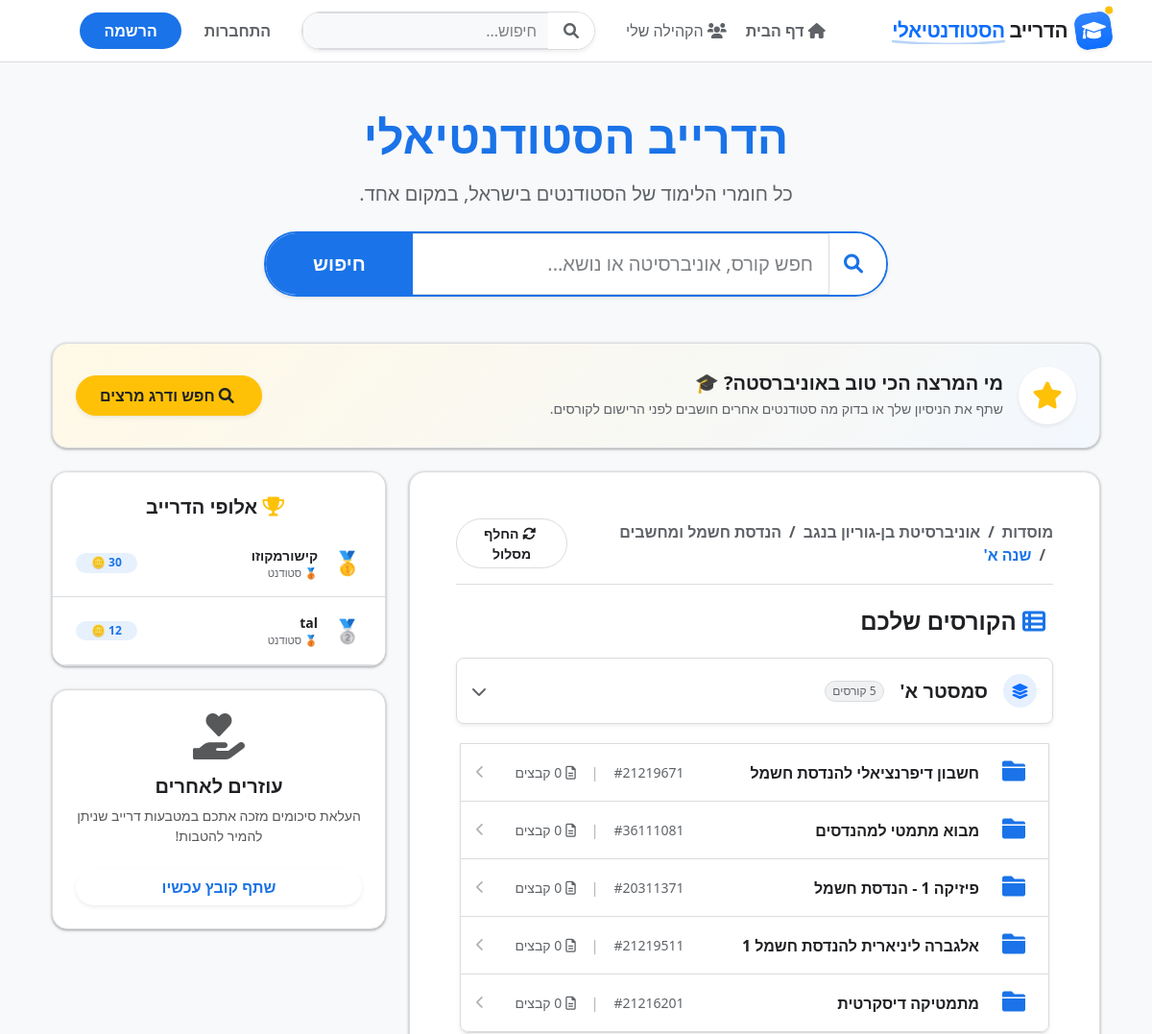
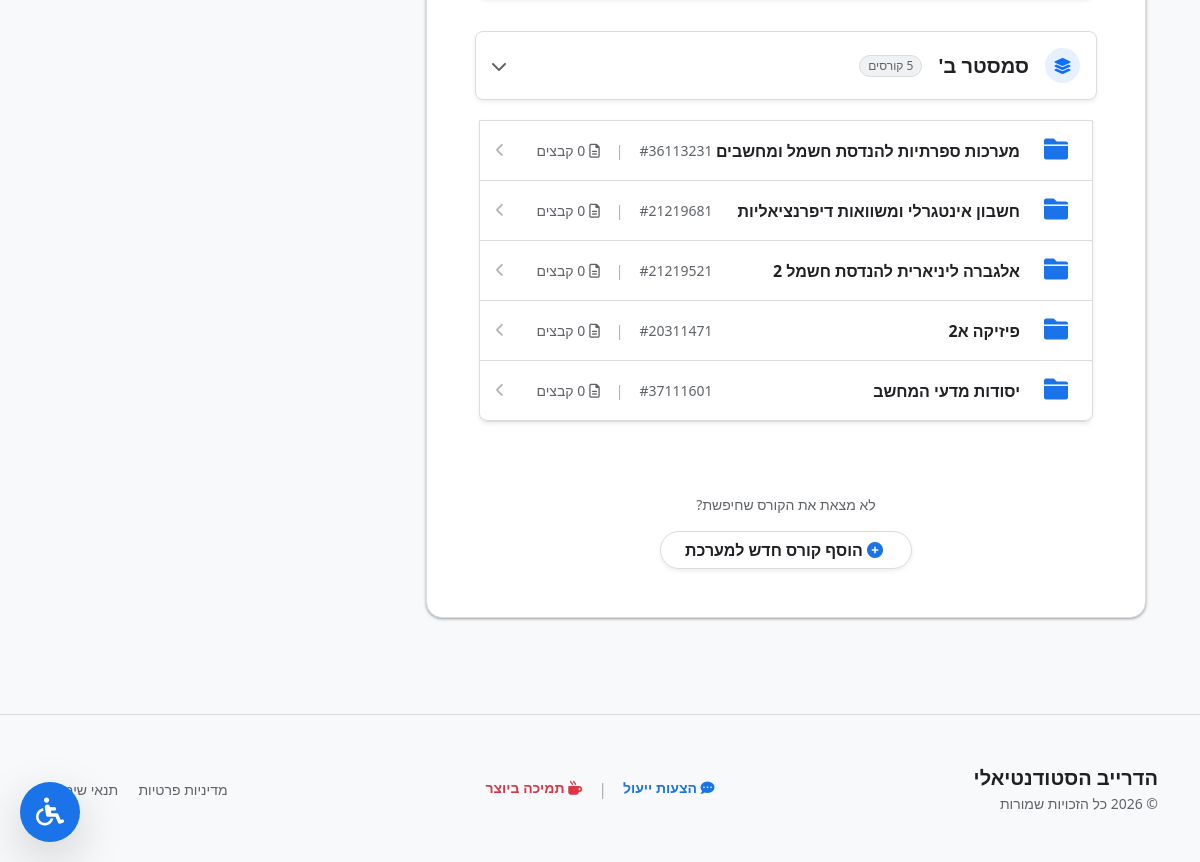
The app's page /?university=2&major=1&year=1, older data (2 pictures, top to bottom).
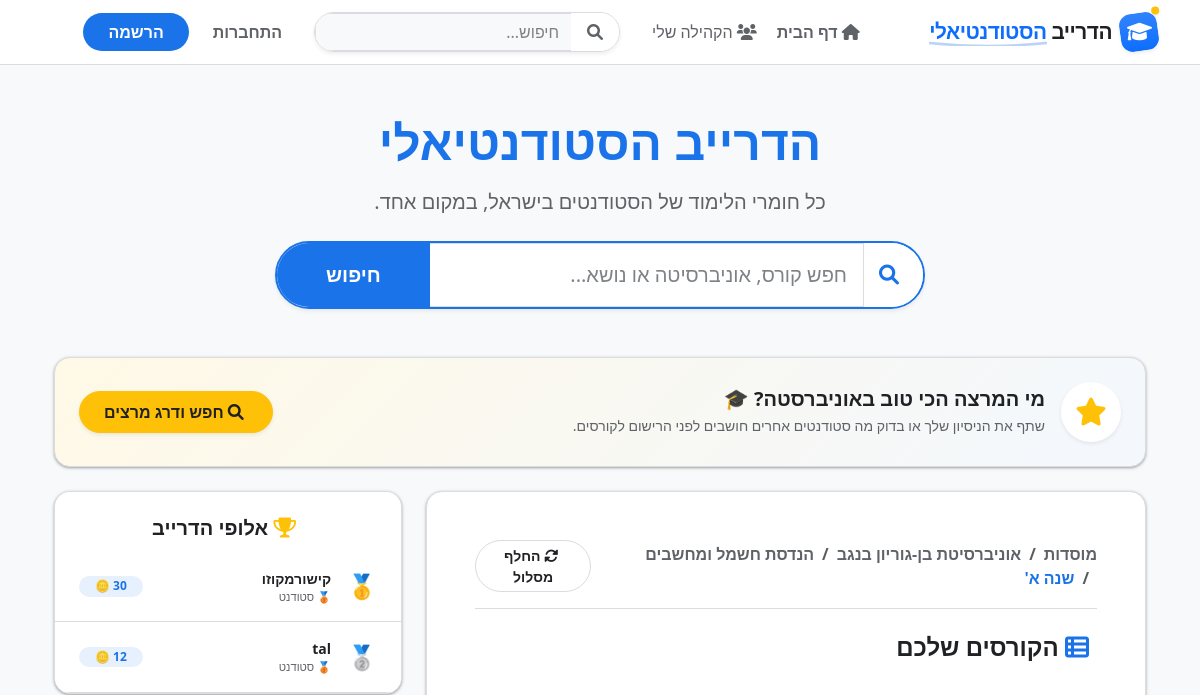
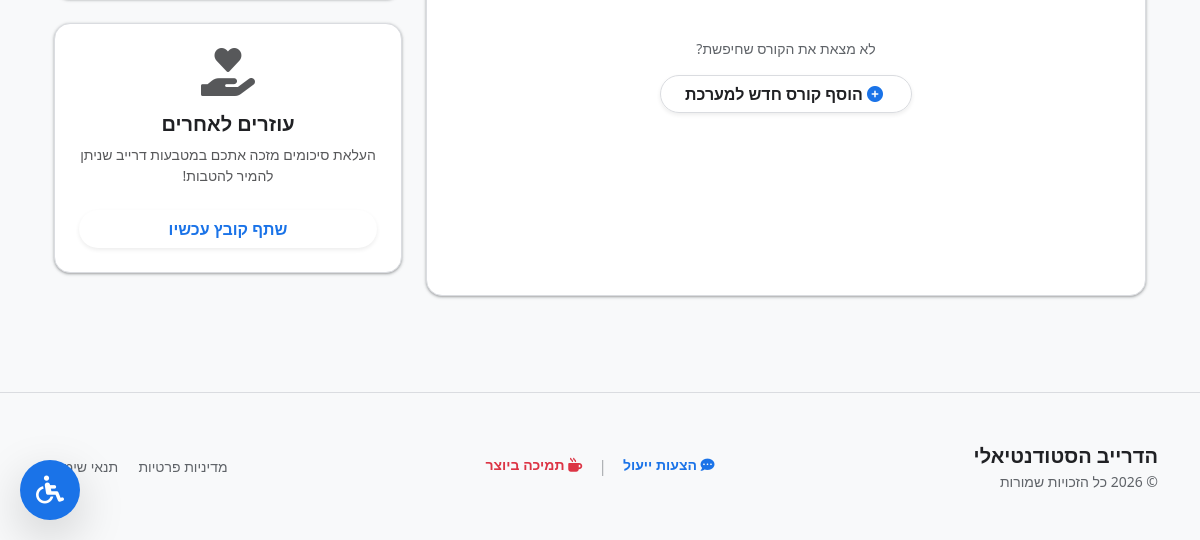
The same page, newer data (2 pictures, top to bottom).
### core/models.py (models this page shows, shortened)
class Course(models.Model):
    YEAR_CHOICES = [(1, 'שנה א\''), (2, 'שנה ב\''), (3, 'שנה ג\''), (4, 'שנה ד\''), (5, 'תואר שני')]
    SEMESTER_CHOICES = [('A', 'סמסטר א\''), ('B', 'סמסטר ב\''), ('summer', 'סמסטר קיץ'), ('yearly', 'שנתי')]
    major = models.ForeignKey(Major, on_delete=models.CASCADE, related_name='courses', null=True, blank=True,
                              verbose_name="מקצוע")
    name = models.CharField(max_length=150, verbose_name="שם הקורס")
    course_number = models.CharField(max_length=50, blank=True, verbose_name="מספר קורס")
    year = models.IntegerField(choices=YEAR_CHOICES, null=True, blank=True, verbose_name="שנת לימוד")
    semester = models.CharField(max_length=10, choices=SEMESTER_CHOICES, default='A', verbose_name="סמסטר")
    track = models.CharField(max_length=50, default='general', verbose_name="מסלול התמחות")
    description = models.TextField(blank=True, verbose_name="תיאור הקורס")
    view_count = models.PositiveIntegerField(default=0, verbose_name="מספר צפיות")

class UserProfile(models.Model):
    user = models.OneToOneField(User, on_delete=models.CASCADE, related_name='profile')
    university = models.ForeignKey(University, on_delete=models.SET_NULL, null=True, blank=True)
    major = models.ForeignKey(Major, on_delete=models.SET_NULL, null=True, blank=True)
    YEAR_CHOICES = [(1, 'שנה א\''), (2, 'שנה ב\''), (3, 'שנה ג\''), (4, 'שנה ד\''), (5, 'שנה ה\' / תואר שני')]
    year = models.IntegerField(choices=YEAR_CHOICES, null=True, blank=True, verbose_name="שנת לימוד")
    bio = models.TextField(max_length=500, blank=True, verbose_name="קצת עלי (Bio)")
    profile_picture = models.ImageField(upload_to='profile_pics/', null=True, blank=True)
    phone_number = models.CharField(max_length=15, blank=True, null=True, verbose_name="מספר טלפון")
    drive_coins = models.PositiveIntegerField(default=0)
    THEME_CHOICES = [('light', 'יום (בהיר)'), ('dark', 'לילה (כהה)'), ('auto', 'אוטומטי')]
    LANGUAGE_CHOICES = [('he', 'עברית'), ('en', 'English')]
    VISIBILITY_CHOICES = [
        ('public', 'כולם יכולים לראות את הפרופיל שלי'),
        ('users_only', 'רק משתמשים מחוברים יכולים לראות'),
        ('private', 'אף אחד (פרופיל פרטי)')
    ]
    theme_preference = models.CharField(max_length=10, choices=THEME_CHOICES, default='auto', verbose_name="ערכת נושא")
    language_preference = models.CharField(max_length=10, choices=LANGUAGE_CHOICES, default='he', verbose_name="שפה")
    profile_visibility = models.CharField(max_length=20, choices=VISIBILITY_CHOICES, default='public',
                                          verbose_name="מי יכול לראות את הפרופיל שלי")
    show_coins_publicly = models.BooleanField(default=True)
    default_anonymous_upload = models.BooleanField(default=False, verbose_name="העלה קבצים באופן אנונימי כברירת מחדל")
    referral_code = models.CharField(max_length=12, unique=True, blank=True, null=True)
    referred_by = models.ForeignKey(User, on_delete=models.SET_NULL, null=True, blank=True, related_name='referrals')
    @property
    def rank_name(self):
        if self.drive_coins >= 500:
            return "🏆 אגדת סיכומים"
        elif self.drive_coins >= 200:
            return "🥇 מתרגל בכיר"
        return "🥉 סטודנט"

### core/views.py (the view)
# urls.py: path('', views.home, name='home'),
def home(request):
    ref_code = request.GET.get('ref')
    if ref_code:
        request.session['referral_code'] = ref_code
    if request.user.is_authenticated:
        profile = request.user.profile
        if not (profile.university and profile.major and profile.year):
            return redirect('complete_profile')
    search_query = request.GET.get('search')
    uni_id = request.GET.get('university')
    major_id = request.GET.get('major')
    year_id = request.GET.get('year')
    browse_all = request.GET.get('browse')
    if request.user.is_authenticated and not any([search_query, uni_id, major_id, year_id, browse_all]):
        profile = request.user.profile
        if profile.university and profile.major and profile.year:
            uni_id = profile.university.id
            major_id = profile.major.id
            year_id = profile.year
    year_names = {1: "שנה א'", 2: "שנה ב'", 3: "שנה ג'", 4: "שנה ד'", 5: "תואר שני"}
    top_users = UserProfile.objects.filter(
        drive_coins__gt=0,
        show_coins_publicly=True
    ).order_by('-drive_coins')[:5]
    context = {
        'search_query': search_query,
        'top_users': top_users,
        'courses': Course.objects.all()
    }
    if uni_id:
        context['selected_uni'] = get_object_or_404(University, id=uni_id)
    if major_id:
        context['selected_major'] = get_object_or_404(Major, id=major_id)
    if year_id:
        try:
            context['selected_year_name'] = year_names[int(year_id)]
        except (ValueError, KeyError):
            context['selected_year_name'] = ""
    if search_query:
        context['courses'] = Course.objects.filter(name__icontains=search_query)
        context['step'] = 'show_courses'
        return render(request, 'core/home.html', context)
    if not uni_id:
        context['universities'] = University.objects.all()
        context['step'] = 'select_uni'
    elif uni_id and not major_id:
        context['majors'] = Major.objects.filter(university_id=uni_id)
        context['step'] = 'select_major'
        context['uni_id'] = uni_id
    elif major_id and not year_id:
        context['years'] = year_names
        context['step'] = 'select_year'
        context['major_id'] = major_id
        context['uni_id'] = uni_id
    else:
        courses = Course.objects.filter(major_id=major_id, year=year_id)
        context['sem_a'] = courses.filter(semester='A', track='general')
        context['sem_b'] = courses.filter(semester='B', track='general')
        context['specializations'] = courses.exclude(track='general').order_by('track')
        context['step'] = 'show_courses'
        context['major_id'] = major_id
        context['year'] = year_id
        context['uni_id'] = uni_id
    return render(request, 'core/home.html', context)

### core/context_processors.py (called while the page is built)
def pending_reports_count(request):
    if request.user.is_authenticated and request.user.is_staff:
        count = Report.objects.filter(is_resolved=False).count()
        return {'pending_reports_count': count}
    return {'pending_reports_count': 0}

### core/templates/core/home.html (shortened to what the changed rows need)
{% extends "core/base.html" %}
{% block content %}
<div class="container mt-4 mb-5" dir="rtl">
    <div class="row justify-content-center mb-5 animate__animated animate__fadeIn">
        <div class="col-md-9 text-center">
            {% if user.is_authenticated %}
                <h2 class="fw-bold mb-1" style="color: var(--gd-text);">היי {{ user.username }}, איזה קורס מחפשים היום?</h2>
                <p class="mb-4 small" style="color: var(--gd-text-muted);">
                    <i class="fas fa-university ms-1"></i> {{ user.profile.university.name }} | {{ user.profile.major.name }}
                </p>
            {% else %}
                <h1 class="display-5 fw-bold mb-3" style="color: var(--gd-primary);">הדרייב הסטודנטיאלי</h1>
            {% endif %}
        </div>
    </div>
    <div class="row g-4">
        <div class="col-lg-8 order-2 order-lg-1">
            <div class="card shadow-sm border-0 rounded-4 p-4 p-md-5" style="min-height: 500px;">
                {% if step == 'select_uni' %}
                    <h4 class="fw-bold mb-4" style="color: var(--gd-text);"><i class="fas fa-graduation-cap ms-2" style="color: var(--gd-primary);"></i> בחר מוסד לימודים:</h4>
                    <div class="row g-3">
                        {% for uni in universities %}
                        <div class="col-md-6">
                            <a href="?university={{ uni.id }}" class="nav-item-card uni-card" style="--brand-color: {{ uni.brand_color|default:'var(--gd-primary)' }};">
                                {% if uni.logo %}
                                    <img src="{{ uni.logo.url }}" alt="{{ uni.name }}" class="uni-logo shadow-sm ms-3">
                                {% else %}
                                    <div class="icon-circle text-white shadow-sm ms-3" style="background-color: var(--brand-color);"><i class="fas fa-university"></i></div>
                                {% endif %}
                                <span class="fw-bold fs-5" style="color: var(--gd-text);">{{ uni.name }}</span>
                                <i class="fas fa-chevron-left ms-auto opacity-50" style="color: var(--gd-text-muted);"></i>
                            </a>
                        </div>
                        {% endfor %}
                    </div>
                {% elif step == 'show_courses' %}
                    {% if search_query %}
                        <div class="list-group list-group-flush border rounded-4 overflow-hidden shadow-sm" style="border-color: var(--gd-border) !important;">
                            {% for course in courses %}
                                {% include "core/partials/course_row.html" %}
                            {% empty %}
                                <div class="p-5 text-center" style="color: var(--gd-text-muted);">
                                    <i class="fas fa-search-minus fa-3x mb-3 opacity-25"></i><br>
                                    לא נמצאו קורסים העונים לחיפוש...
                                </div>
                            {% endfor %}
                        </div>
                    {% else %}
                        <div class="semesters-wrapper d-flex flex-column gap-2">
                            {% if sem_a %}
                                {% include "core/partials/collapsible_semester.html" with title="סמסטר א'" semester_id="sem-a" courses=sem_a icon="leaf" color="success" %}
                            {% endif %}
                            {% if sem_b %}
                                {% include "core/partials/collapsible_semester.html" with title="סמסטר ב'" semester_id="sem-b" courses=sem_b icon="sun" color="warning" %}
                            {% endif %}
                        </div>
                    {% endif %}
                {% endif %}
            </div>
        </div>
        <div class="col-lg-4 order-1 order-lg-2">
            <div class="card border-0 shadow-sm rounded-4 mb-4 overflow-hidden">
                <div class="card-body p-0">
                    <div class="list-group list-group-flush">
                        {% for profile in top_users %}
                        <div class="list-group-item d-flex justify-content-between align-items-center py-3 border-0 border-bottom px-4" style="background-color: transparent; border-color: var(--gd-border) !important;">
                            <div class="d-flex align-items-center gap-3">
                                <span class="fs-4">{% if forloop.counter == 1 %}🥇{% elif forloop.counter == 2 %}🥈{% elif forloop.counter == 3 %}🥉{% else %}{{ forloop.counter }}{% endif %}</span>
                                <div>
                                    <div class="fw-bold small" style="color: var(--gd-text);">{{ profile.user.username }}</div>
                                    <div style="font-size: 0.7rem; color: var(--gd-text-muted);">{{ profile.rank_name }}</div>
                                </div>
                            </div>
                            <span class="badge rounded-pill px-3" style="background-color: rgba(26, 115, 232, 0.1); color: var(--gd-primary);">{{ profile.drive_coins }} 🪙</span>
                        </div>
                        {% endfor %}
                    </div>
                </div>
            </div>
        </div>
    </div>
</div>
{% endblock %}

### core/templates/core/partials/course_row.html
<a href="{% url 'course_detail' course.id %}" class="list-group-item list-group-item-action d-flex align-items-center justify-content-between py-3 px-3 border-0 border-bottom hover-bg-light transition" style="background-color: transparent; border-color: var(--gd-border) !important;">
    <div class="d-flex align-items-center gap-3" style="min-width: 0;">
        <div class="text-center" style="width: 40px;">
            <i class="fas fa-folder" style="font-size: 1.5rem; color: var(--gd-primary);"></i>
        </div>
        <span class="fw-bold text-truncate fs-6" style="color: var(--gd-text);">
            {{ course.name }}
        </span>
    </div>
    <div class="d-flex align-items-center gap-4 text-nowrap">
        <div class="d-none d-sm-flex align-items-center gap-3 small" style="color: var(--gd-text-muted) !important;">
            {% if course.course_number %}
                <span dir="ltr">#{{ course.course_number }}</span>
                <span class="opacity-50">|</span>
            {% endif %}
            <span class="d-flex align-items-center gap-1">
                <i class="far fa-file-alt"></i> {{ course.document_set.count|default:"0" }} קבצים
            </span>
        </div>
        <i class="fas fa-chevron-left opacity-50 ms-2" style="color: var(--gd-text-muted); font-size: 0.85rem;"></i>
    </div>
</a>

Row changes from the older to the newer data that the page shows:
no longer on this page (row edited): Course: name "חשבון דיפרנציאלי להנדסת חשמל", course_number "21219671"
no longer on this page (row edited): Course: name "מבוא מתמטי למהנדסים", course_number "36111081"
no longer on this page (row edited): Course: name "פיזיקה 1 - הנדסת חשמל", course_number "20311371"
no longer on this page (row edited): Course: name "אלגברה ליניארית להנדסת חשמל 1", course_number "21219511"
no longer on this page (row edited): Course: name "מתמטיקה דיסקרטית", course_number "21216201"
no longer on this page (row edited): Course: name "מערכות ספרתיות להנדסת חשמל ומחשבים", course_number "36113231"
no longer on this page (row edited): Course: name "חשבון אינטגרלי ומשוואות דיפרנציאליות", course_number "21219681"
no longer on this page (row edited): Course: name "אלגברה ליניארית להנדסת חשמל 2", course_number "21219521"
no longer on this page (row edited): Course: name "פיזיקה א2", course_number "20311471"
no longer on this page (row edited): Course: name "יסודות מדעי המחשב", course_number "37111601"
Text that changed along with them:
{{ title }}: "סמסטר א' סמסטר ב'" → (not shown)
text no longer shown: "קורסים קורסים"
